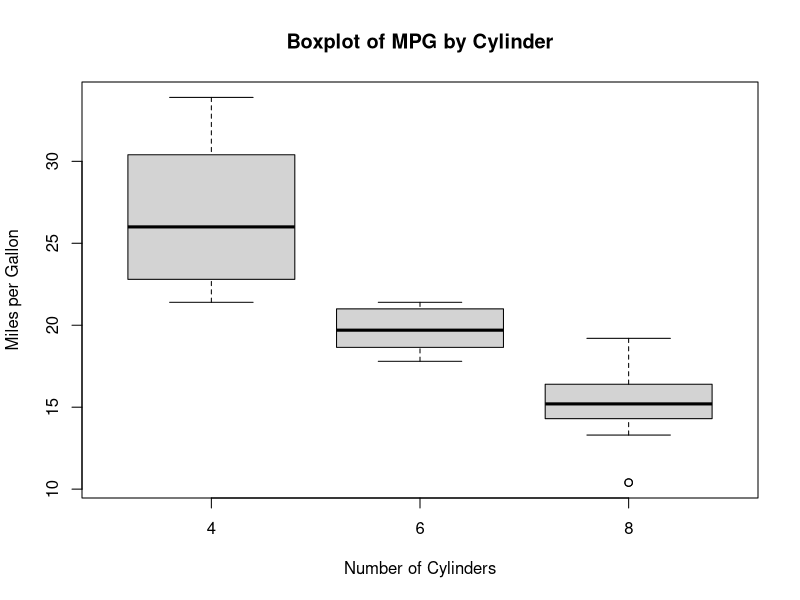

Recreate this plot in R.
data(mtcars)
boxplot(mpg ~ cyl, data = mtcars, xlab = "Number of Cylinders", ylab = "Miles per Gallon", main = "Boxplot of MPG by Cylinder")
